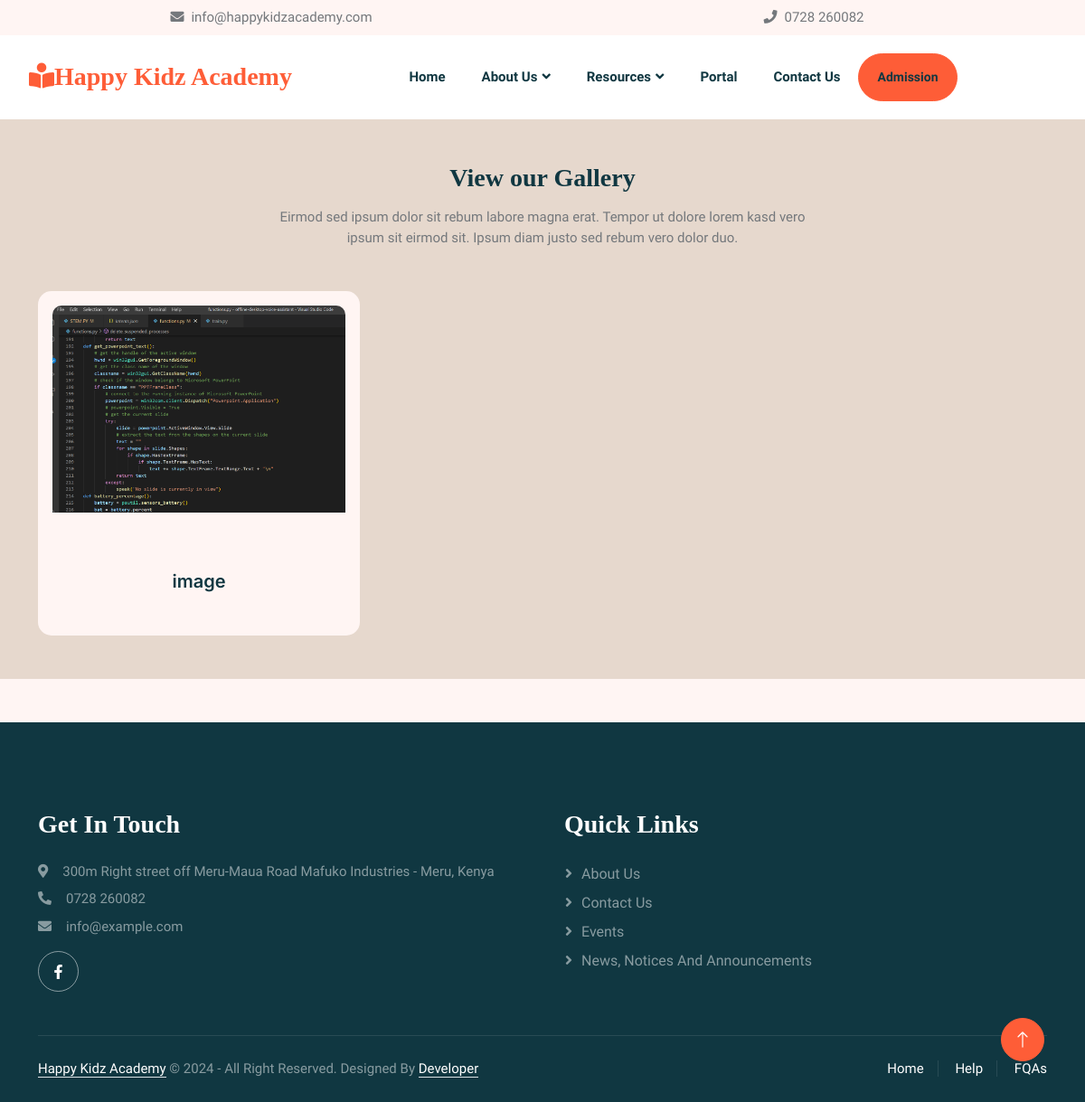
/gallery, run on an earlier commit of the app's database.
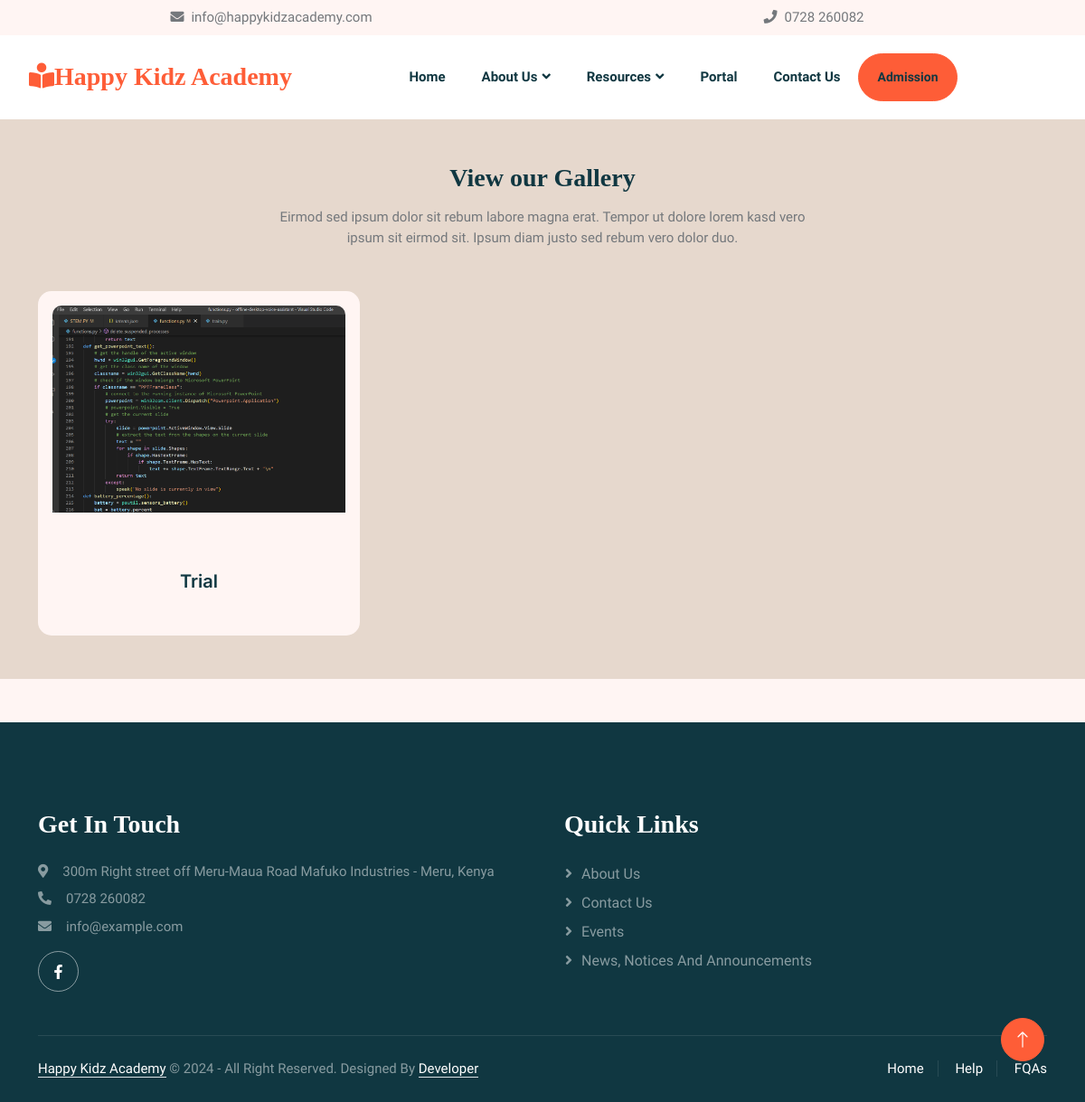
And on a later commit of the database.
### main/models.py (models this page shows, shortened)
class Gallery(models.Model):
    title = models.CharField(max_length=200)
    image = models.ImageField(upload_to='gallery')
    class Meta:
        verbose_name_plural = 'Gallery (images)'

### main/views.py (the view)
# urls.py: path('gallery', gallery, name='gallery'),
def gallery(request):
    gallery = Gallery.objects.all()
    return render(request, 'main/gallery.html', {'gallery':gallery})

### main/templates/main/gallery.html (shortened to what this page needs)
{% extends 'main/base.html' %}
{% load static %}
{% block content %}
    <div class="container-xxl py-5" style="background-color: #e6d8cd;">
        <div class="container">
            <div class="text-center mx-auto mb-5 wow fadeInUp" data-wow-delay="0.1s" style="max-width: 600px;">
                <h3 class="mb-3">View our Gallery</h3>
                <p>Eirmod sed ipsum dolor sit rebum labore magna erat. Tempor ut dolore lorem kasd vero ipsum sit eirmod sit. Ipsum diam justo sed rebum vero dolor duo.</p>
            </div>
            <div class="row g-4">
                {% for images in gallery %}
                <div class="col-lg-4 col-md-6 wow fadeInUp" data-wow-delay="0.1s" style="border-radius: 15px; overflow: hidden;">
                    <div class="classes-item h-100 d-flex flex-column" data-bs-toggle="modal" data-bs-target="#modal-{{ forloop.counter }}" style="cursor: pointer;">
                        <div class="w-100 h-100 d-flex flex-column" style="border-radius: 15px;">
                            <div class="bg-light p-3" style="border-radius: 15px 15px 0 0;">
                                <img class="img-fluid" src="{{ images.image.url }}" alt="{{ images.title }}" style="border-radius: 10px;">
                            </div>
                            <div class="bg-light p-4 pt-5 mt-n5 flex-grow-1 d-flex justify-content-center align-items-center" style="border-radius: 0 0 15px 15px;">
                                <a class="d-block text-center h5 mt-3 mb-4" href="#">{{ images.title }}</a>
                            </div>
                        </div>
                    </div>
                </div>
                {% endfor %}
            </div>
        </div>
    </div>
{% endblock %}

### main/templates/main/base.html (shortened to what this page needs)
{% load static %}
{% load widget_tweaks %}
<!DOCTYPE html>
<html lang="en">
<head>
    <link href="https://cdnjs.cloudflare.com/ajax/libs/font-awesome/5.10.0/css/all.min.css" rel="stylesheet">
    <link href="https://cdn.jsdelivr.net/npm/bootstrap-icons@1.4.1/font/bootstrap-icons.css" rel="stylesheet">
    <link href="{% static 'lib/animate/animate.min.css' %}" rel="stylesheet">
    <link href="{% static 'lib/owlcarousel/assets/owl.carousel.min.css' %}" rel="stylesheet">
    <link href="{% static 'css/bootstrap.min.css' %}" rel="stylesheet">
    <link href="{% static 'css/style.css' %}" rel="stylesheet">
</head>
<body>
        <div class="contact-bar bg-light py-2" id="contactBar">
            <div class="container-fluid">
                <div class="row justify-content-center align-items-center">
                    <div class="col-12 col-sm text-center">
                        <i class="fa fa-envelope me-2"></i>info@happykidzacademy.com
                    </div>
                    <div class="col-12 col-sm text-center">
                        <i class="fa fa-phone me-2"></i>0728 260082
                    </div>
                </div>
            </div>
        </div>
        <nav class="navbar navbar-expand-lg bg-white navbar-light sticky-top">
            <div class="container-fluid">
                <a href="{% url 'home' %}" class="logos">
                    <h3 class="m-0 text-primary">
                        <i class="fa fa-book-reader"></i>Happy Kidz Academy
                    </h3>
                </a>
                <div class="collapse navbar-collapse" id="navbarCollapse">
                    <div class="navbar-nav mx-auto">
                        <a href="{% url 'home' %}" class="nav-item nav-link">Home</a>
                        <div class="nav-item dropdown">
                            <a href="#" class="nav-link dropdown-toggle" data-bs-toggle="dropdown">About Us</a>
                        </div>
                        <div class="nav-item dropdown">
                            <a href="#" class="nav-link dropdown-toggle" data-bs-toggle="dropdown">Resources</a>
                        </div>
                        {% if request.user.is_authenticated %}
                            <a href="{% url 'portal' %}" class="nav-item nav-link">Portal</a>
                            <a href="{% url 'logout' %}" class="nav-item nav-link">Logout</a>
                        {% else %}
                        <a href="{% url 'log_in' %}" class="nav-item nav-link">Portal</a>
                        {% endif %}
                        <a href="{% url 'contact_us' %}" class="nav-item nav-link">Contact Us</a>
                        <a href="{% url 'admission' %}" class="btn btn-primary btn-sm rounded-pill nav-item nav-link">Admission</a>
                    </div>
                </div>
            </div>
        </nav>
        {% block content %}
        {% endblock %}
        <div class="container-fluid bg-dark text-white-50 footer pt-5 mt-5 wow fadeIn" data-wow-delay="0.1s">
            <div class="container py-5">
                <div class="row g-5">
                    <div class="col-lg-6 col-md-6">
                        <h3 class="text-white mb-4">Get In Touch</h3>
                        <p class="mb-2"><i class="fa fa-map-marker-alt me-3"></i>300m Right street off Meru-Maua Road Mafuko Industries - Meru, Kenya</p>
                        <p class="mb-2"><i class="fa fa-phone-alt me-3"></i>0728 260082</p>
                        <p class="mb-2"><i class="fa fa-envelope me-3"></i>info@example.com</p>
                        <div class="d-flex pt-2">
                            <a class="btn btn-outline-light btn-social" href="https://www.facebook.com/share/qycatvBG9eEpZBRW/?mibextid=qi2Omg"><i class="fab fa-facebook-f"></i></a>
                        </div>
                    </div>
                    <div class="col-lg-6 col-md-6">
                        <h3 class="text-white mb-4">Quick Links</h3>
                        <a class="btn btn-link text-white-50" href="{% url 'about_us' %}">About Us</a>
                        <a class="btn btn-link text-white-50" href="{% url 'contact_us' %}">Contact Us</a>
                        <a class="btn btn-link text-white-50" href="{% url 'events' %}">Events</a>
                        <a class="btn btn-link text-white-50" href="{% url 'news' %}">News, Notices and Announcements</a>
                    </div>
                </div>
            </div>
            <div class="container">
                <div class="copyright">
                    <div class="row">
                        <div class="col-md-6 text-center text-md-start mb-3 mb-md-0">
                            <a class="border-bottom" href="#">Happy Kidz Academy</a> &copy; 2024 - All Right Reserved.
							Designed By <a class="border-bottom" href="">Developer</a>
                        </div>
                        <div class="col-md-6 text-center text-md-end">
                            <div class="footer-menu">
                                <a href="">Home</a>
                                <a href="">Help</a>
                                <a href="">FQAs</a>
                            </div>
                        </div>
                    </div>
                </div>
            </div>
        </div>
        <a href="#" class="btn btn-lg btn-primary btn-lg-square back-to-top"><i class="bi bi-arrow-up"></i></a>
</body>
</html>

### static/css/style.css (style rules this page uses)
:root { --primary: #FE5D37; --light: #FFF5F3; --dark: #103741; }
body { font-size: 15px; }
.back-to-top { position: fixed; display: none; right: 45px; bottom: 45px; z-index: 99; }
.btn { font-weight: 500; transition: .5s; }
.btn.btn-primary { color: #FFFFFF; }
.btn-lg-square { width: 48px; height: 48px; }
.btn-square, .btn-sm-square, .btn-lg-square { padding: 0; display: flex; align-items: center; justify-content: center; font-weight: normal; border-radius: 50px; }
h1, h2, h3, h4, .h1, .h2, .h3, .h4, .display-1, .display-2, .display-3, .display-4, .display-5, .display-6 { font-family: 'san-seriff', cursive; font-weight: 700; }
h5, h6, .h5, .h6 { font-weight: 600; }
.navbar { padding: 20px; }
.navbar-nav { align-items: center; }
.navbar .navbar-nav .nav-link { padding: 15px 20px; color: var(--dark); font-weight: 900; outline: none; }
.navbar.sticky-top { top: -100px; transition: .5s; }
.navbar .dropdown-toggle::after { border: none; content: "\f107"; font-family: "Font Awesome 5 Free"; font-weight: 900; vertical-align: middle; margin-left: 5px; transition: .5s; }
.footer .btn.btn-social { margin-right: 5px; width: 45px; height: 45px; display: flex; align-items: center; justify-content: center; color: #FFFFFF; border: 1px solid rgba(255,255,255,0.5); border-radius: 45px; transition: .3s; }
.footer .btn.btn-link { display: block; margin-bottom: 5px; padding: 0; text-align: left; font-size: 16px; font-weight: normal; text-transform: capitalize; transition: .3s; }
.footer .btn.btn-link::before { position: relative; content: "\f105"; font-family: "Font Awesome 5 Free"; font-weight: 900; margin-right: 10px; }
.footer .copyright { padding: 25px 0; font-size: 15px; border-top: 1px solid rgba(256, 256, 256, .1); }
.footer .copyright a { color: #FFFFFF; }
.footer .footer-menu a { margin-right: 15px; padding-right: 15px; border-right: 1px solid rgba(255, 255, 255, .1); }
.footer .footer-menu a:last-child { margin-right: 0; padding-right: 0; border-right: none; }

What changed in the data, as far as the page shows it:
removed Gallery: image (picture), title "image"
added Gallery: image (picture), title "Trial"
